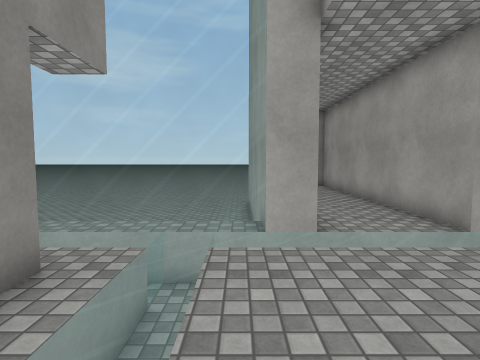
View 1 (above)

16 first-person views from a walk through a Unity game level. The camera is 1.4 m above the floor, tilts 4° down and sees 80° across. Doors are open. The floor is counted in squares, 1 m on a side. Each view is taken from the middle of a square. On the plan, view 1 faces up. The plan holds only what a view shows up to about 14 squares ahead; the rest is blank. The place goes on beyond the plan. The player is left out. Surface patterns are stand-ins for the level's own textures.

View 2
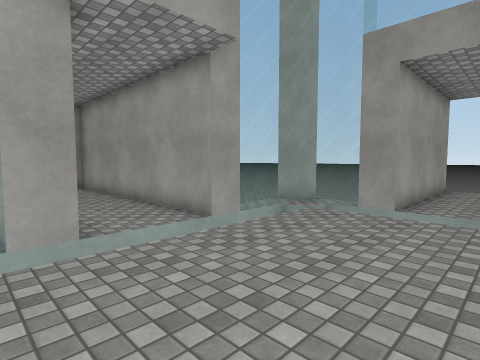

View 3
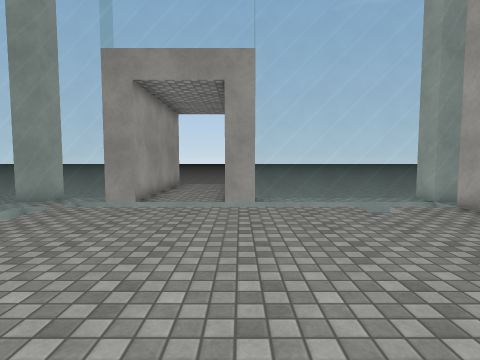

View 4
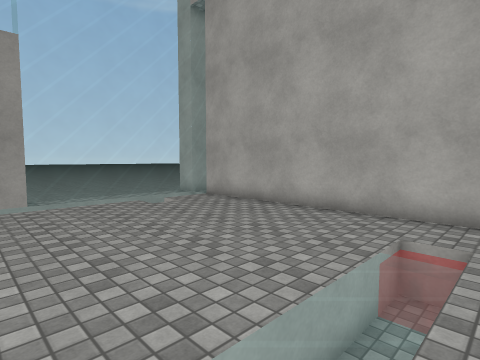

View 5
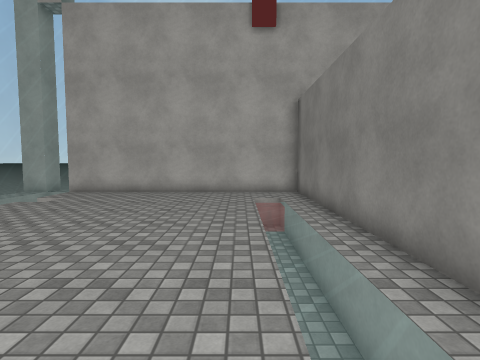

View 6
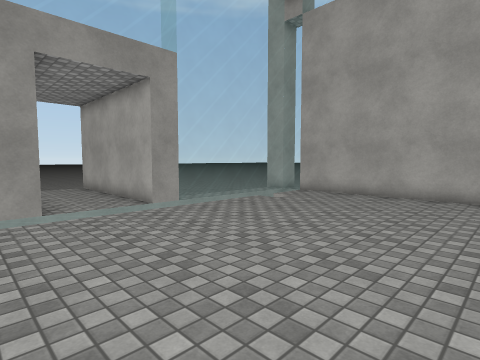

View 7
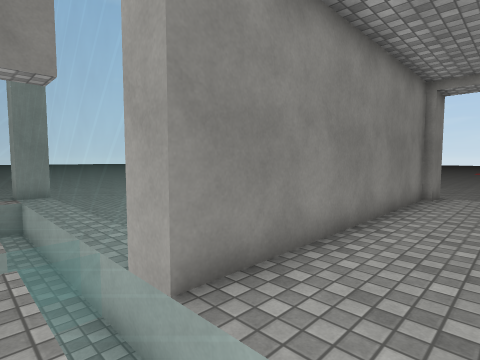

View 8
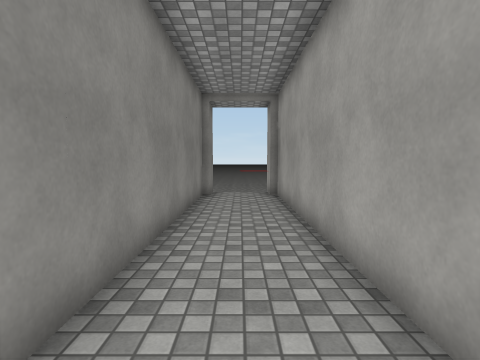

View 9
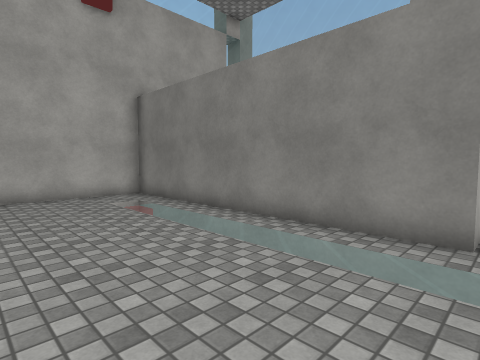

View 10
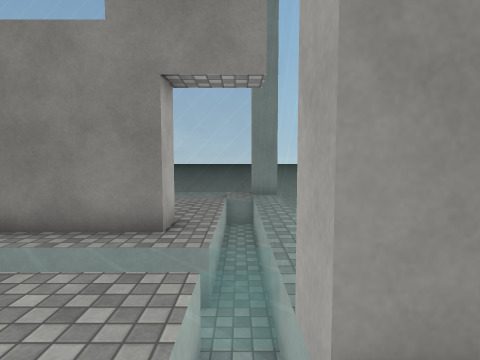

View 11
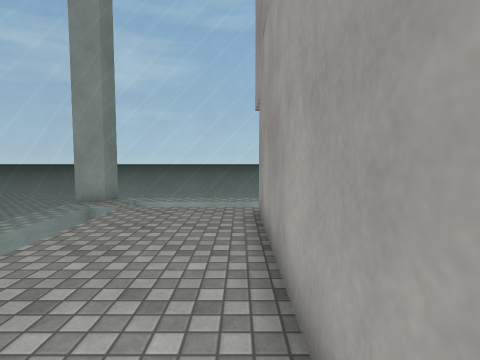

View 12
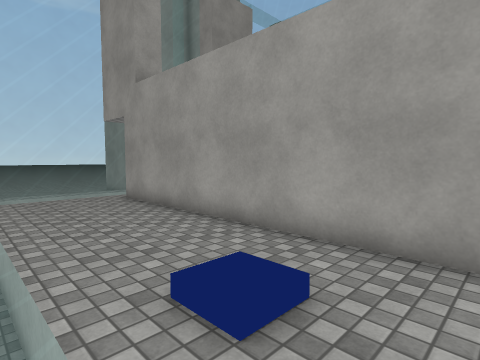

View 13
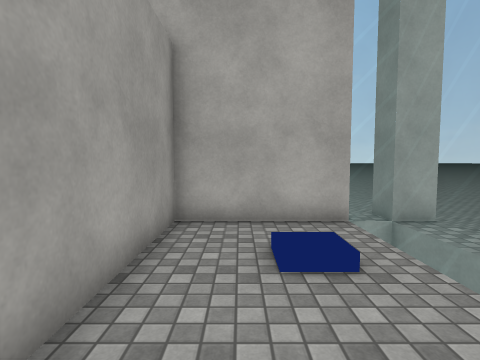

View 14
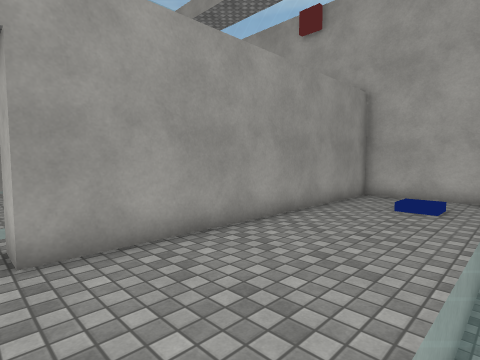

View 15
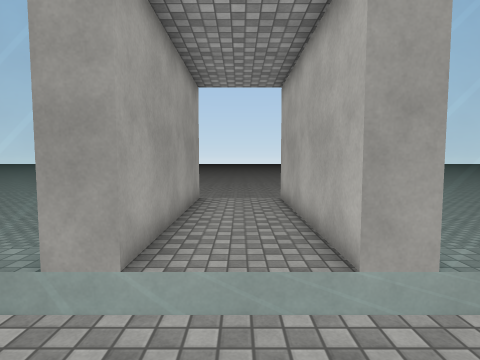

View 16
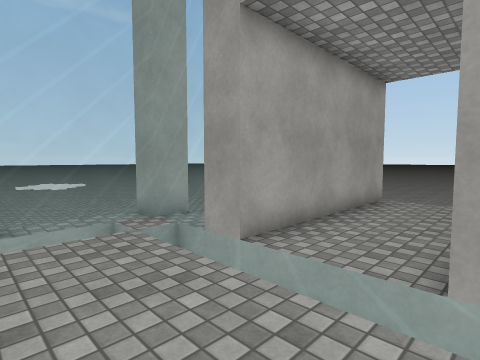

### Floor plan
Key: @ floor where view 1 was taken; # wall or solid block; . floor; D open door; = window, fence, low wall or low ledge; ≈ water the walk keeps out of; v drop or lower ground.
Columns run from 9 left of view 1 to 16 right of it. Each row starts with its distance up from view 1.
 16           #DDD# vv
 15           #.≈≈#vvvv
 14 vvvvvvvvvv#.≈≈#vvvvv
 13 vvvvvvvvvv#...#vvvvvv
 12  vvvvvvvvv#...#vvvvvv
 11  vvvvvvvvv#...#
 10           #...#       v vv
  9 vvv       #...#       vvvv
  8 vvv       #...#       vvv
  7  v        #...#       vv
  6 #=========#...====#
  5 =.       .. .    .=v
  4 =....... ........ =
  3 = ....=.......... =######
  2 = ....#.......... .......
  1   ....#. ........ .......
  0   ....#. @...............
 -1   ....#.......... #######
 -2   ....#.......... =
 -3   ....#. ........ =
 -4   ....#. ........ =
 -5   ....#.≈.......≈ =   vv
 -6 = ....#.......... =   vvv
 -7 =.....#.......... =    vvv
 -8 #=================#     vv

Positions as (right, up) in squares from view 1, and headings:
1: (0, 0), facing up
2: (0, 0), facing up-right
3: (-1, -1), facing right
4: (-2, 0), facing down-right
5: (0, 5), facing down
6: (0, 4), facing down-right
7: (4, 4), facing up-left
8: (3, 4), facing up
9: (3, 4), facing down-left
10: (3, 5), facing left
11: (-4, -4), facing up
12: (-8, -7), facing up-right
13: (-5, -1), facing down
14: (-8, 4), facing down-right
15: (5, 1), facing right
16: (5, -1), facing up-right
